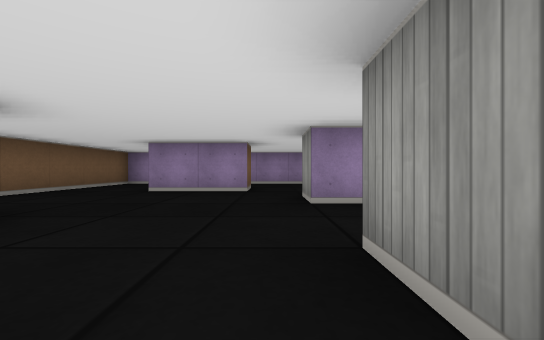
[1] (above)

21 first-person views from a walk through a cub3D maze. The camera is about half as high as the walls, looks level and sees 90° across. The floor is counted in squares. Each view is taken from the middle of a square. On the plan, view 1 faces up. The plan holds only what a view shows up to about 9 squares ahead; the rest is blank.

[2]
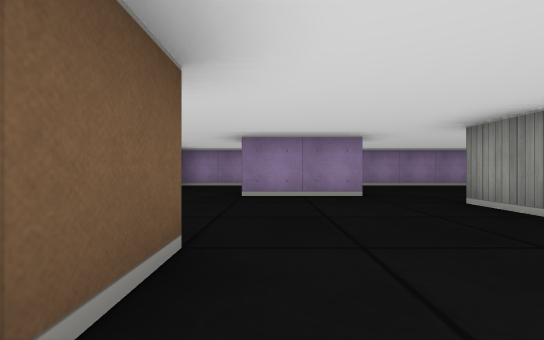

[3]
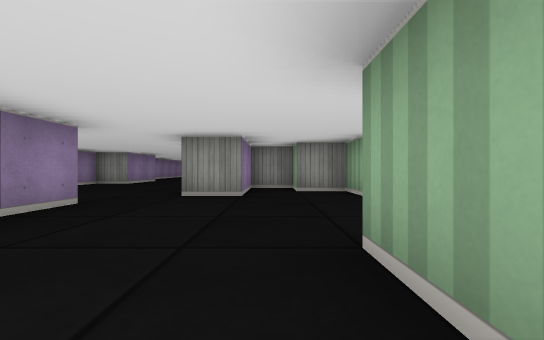

[4]
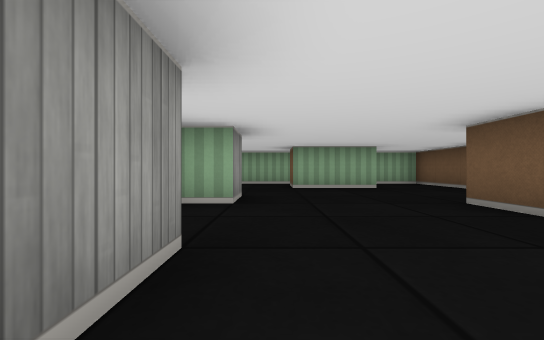

[5]
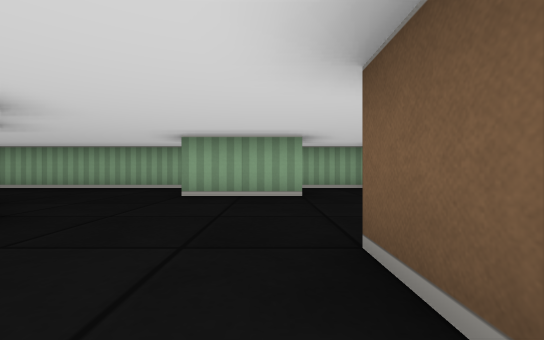

[6]
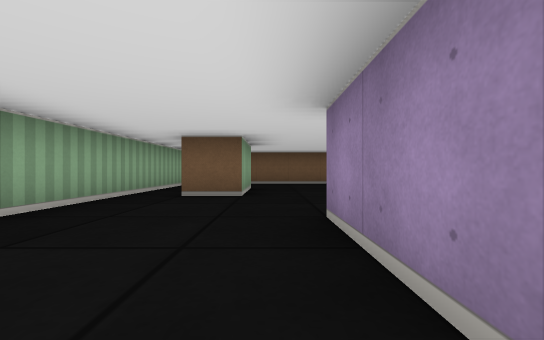

[7]
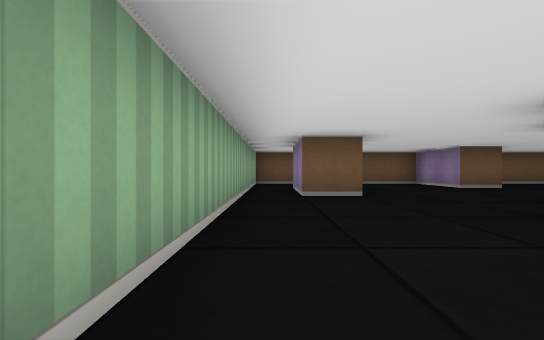

[8]
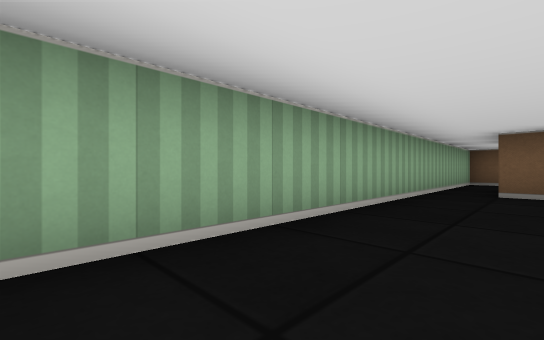

[9]
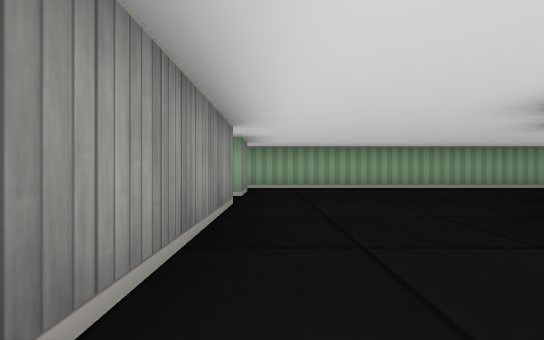

[10]
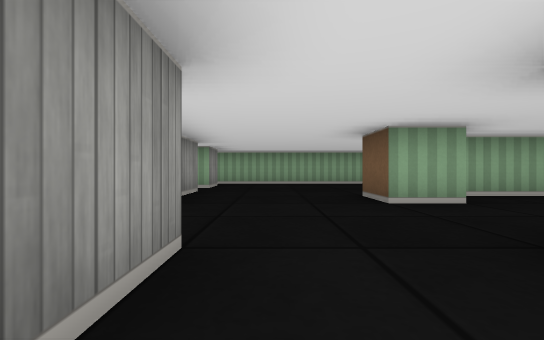

[11]
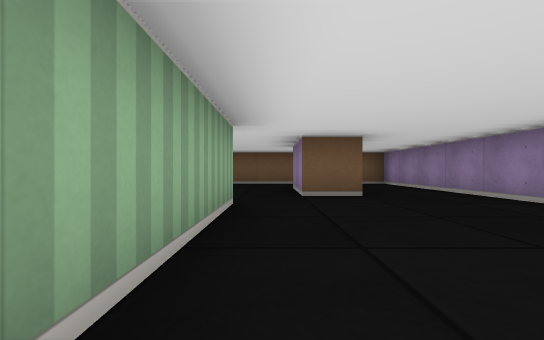

[12]
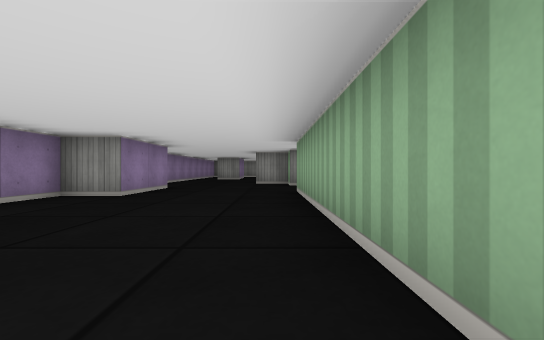

[13]
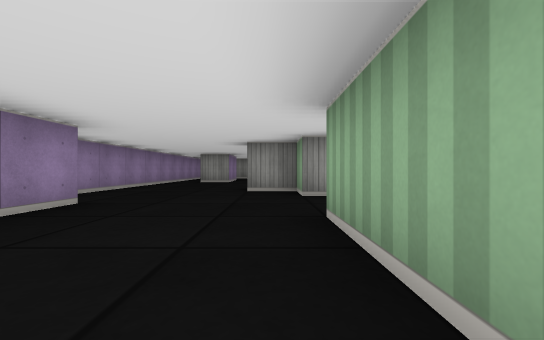

[14]
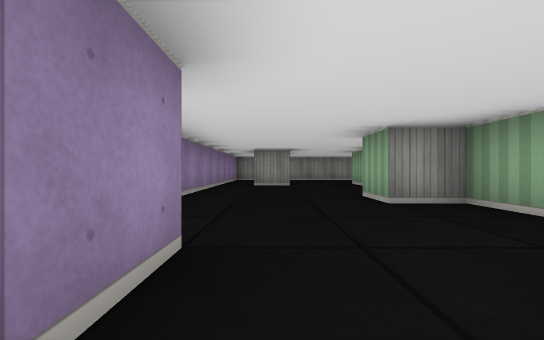

[15]
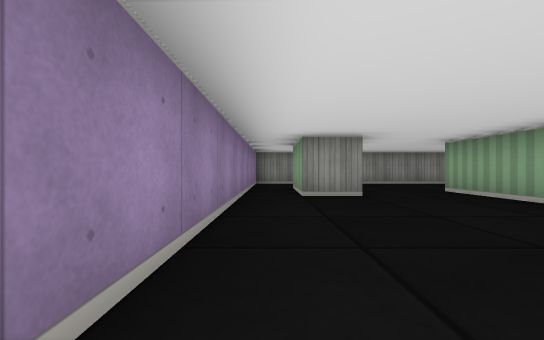

[16]
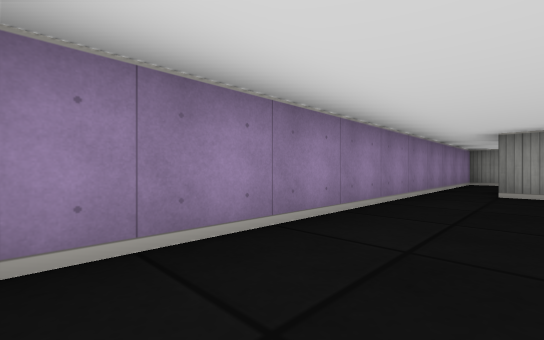

[17]
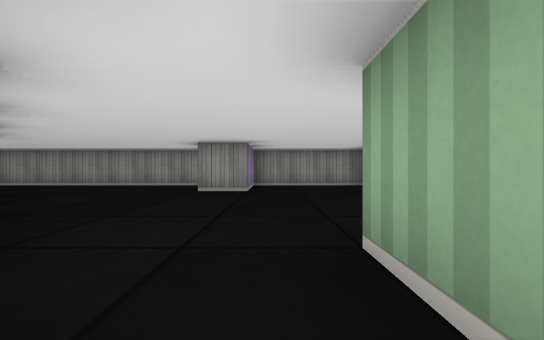

[18]
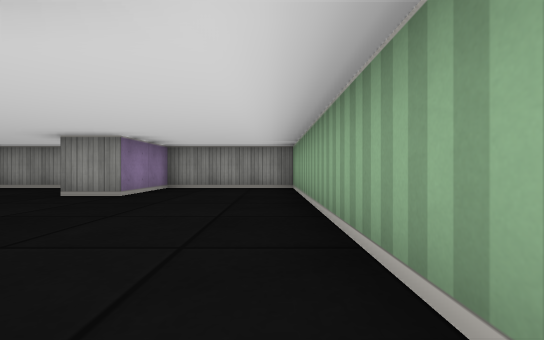

[19]
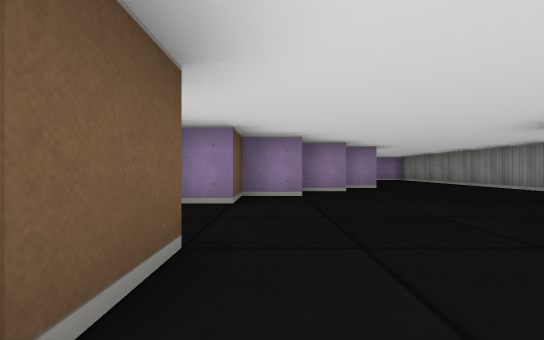

[20]
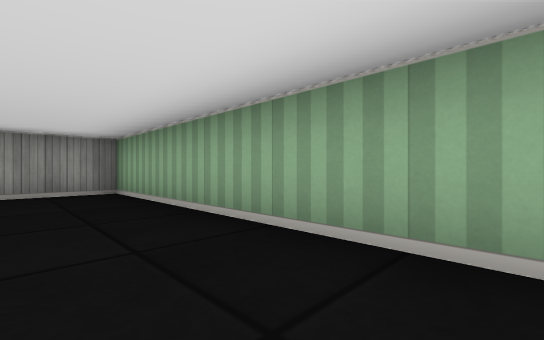

[21]
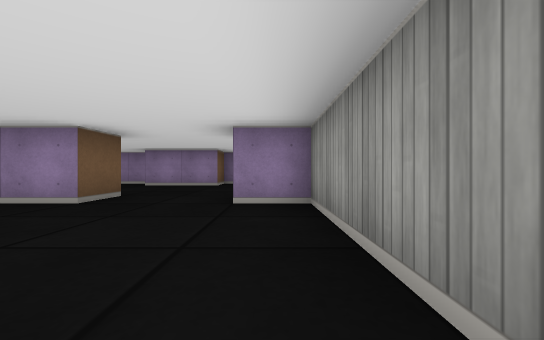

### Floor plan
Ten units are one square. View 1 is at (0, 0); x grows to the right and y downward. Boxes are objects, and circles mark ways between rooms. Rooms are numbered by the first view taken in them; rooms with no view inside come last. Other rooms are left out.
<svg viewBox="-50 -90 220 130">
<path fill="none" stroke="#000" d="M35 5 15 5M44 -15 55 -15 55 -5M25 -5 39 -5M85 5 85 -35 75 -35 75 -45M85 25 85 15M5 -5 5 -15M55 -45 55 -35 45 -35M-5 15 -5 25M-6 35 88 35M-35 -25 -25 -25 -25 -15 -45 -15 -45 15M5 -15 15 -15 15 -25M-26 15 -5 15M-5 -55 -25 -55M25 -25 25 -35 5 -35 5 -45M-45 -65 -45 -38M75 -45 85 -45 85 -55 95 -55M5 -45 55 -45M115 -45 125 -45M-5 -65 -5 -55M125 -65 125 -75 145 -75M145 -85 65 -85 65 -75 45 -75 45 -85 -25 -85M116 -15 105 -15 105 -5 98 -5M126 -25 116 -25M135 -35 128 -35M165 -10 165 -75M125 -45 135 -45M85 15 105 15 105 25M105 35 165 35 165 5 145 5 145 -5M-45 15 -45 35 -6 35M-5 25 -25 25M-25 -85 -45 -85 -45 -65M165 -75 165 -85 145 -85"/>
<circle cx="0" cy="0" r="3" fill="#2a7"/>
<circle cx="65" cy="-40" r="3" fill="#2a7"/>
<circle cx="90" cy="10" r="3" fill="#2a7"/>
<circle cx="95" cy="30" r="3" fill="#2a7"/>
<circle cx="-15" cy="30" r="3" fill="#2a7"/>
<circle cx="0" cy="-50" r="3" fill="#2a7"/>
<circle cx="-35" cy="20" r="3" fill="#2a7"/>
<circle cx="-35" cy="-60" r="3" fill="#2a7"/>
<circle cx="130" cy="-55" r="3" fill="#2a7"/>
<circle cx="-15" cy="-75" r="3" fill="#2a7"/>
<circle cx="135" cy="-80" r="3" fill="#2a7"/>
<text x="50" y="0">1</text>
<text x="-20" y="-20">2</text>
<text x="60" y="-70">3</text>
<text x="130" y="-10">4</text>
<text x="-30" y="30">5</text>
<text x="-40" y="-80">6</text>
<text x="150" y="-80">7</text>
</svg>
Room 1 opens to room 2. Room 1 opens to room 3. Room 1 opens to room 4. Room 1 opens to room 5. Room 2 opens to room 3. Room 2 opens to room 5. Room 2 opens to room 6. Room 3 opens to room 4. Room 3 opens to room 6. Room 3 opens to room 7.

Where each view was taken, in squares from view 1:
view 1: 0 up, 0 right, facing up
view 2: 1 up, 2 left, facing up
view 3: 3 up, 4 left, facing right
view 4: 5 up, 0 right, facing down
view 5: 3 up, 2 left, facing down
view 6: 1 down, 4 right, facing left
view 7: 3 down, 4 right, facing left
view 8: 2 down, 5 right, facing down-left
view 9: 3 up, 8 right, facing down
view 10: 5 up, 7 right, facing down
view 11: 5 up, 4 right, facing left
view 12: 5 up, 0 right, facing right
view 13: 5 up, 3 right, facing right
view 14: 7 up, 5 right, facing right
view 15: 8 up, 8 right, facing right
view 16: 7 up, 7 right, facing up-right
view 17: 1 down, 9 right, facing right
view 18: 3 down, 10 right, facing right
view 19: 3 down, 11 right, facing up
view 20: 2 down, 11 right, facing down-right
view 21: 0 up, 8 right, facing up
